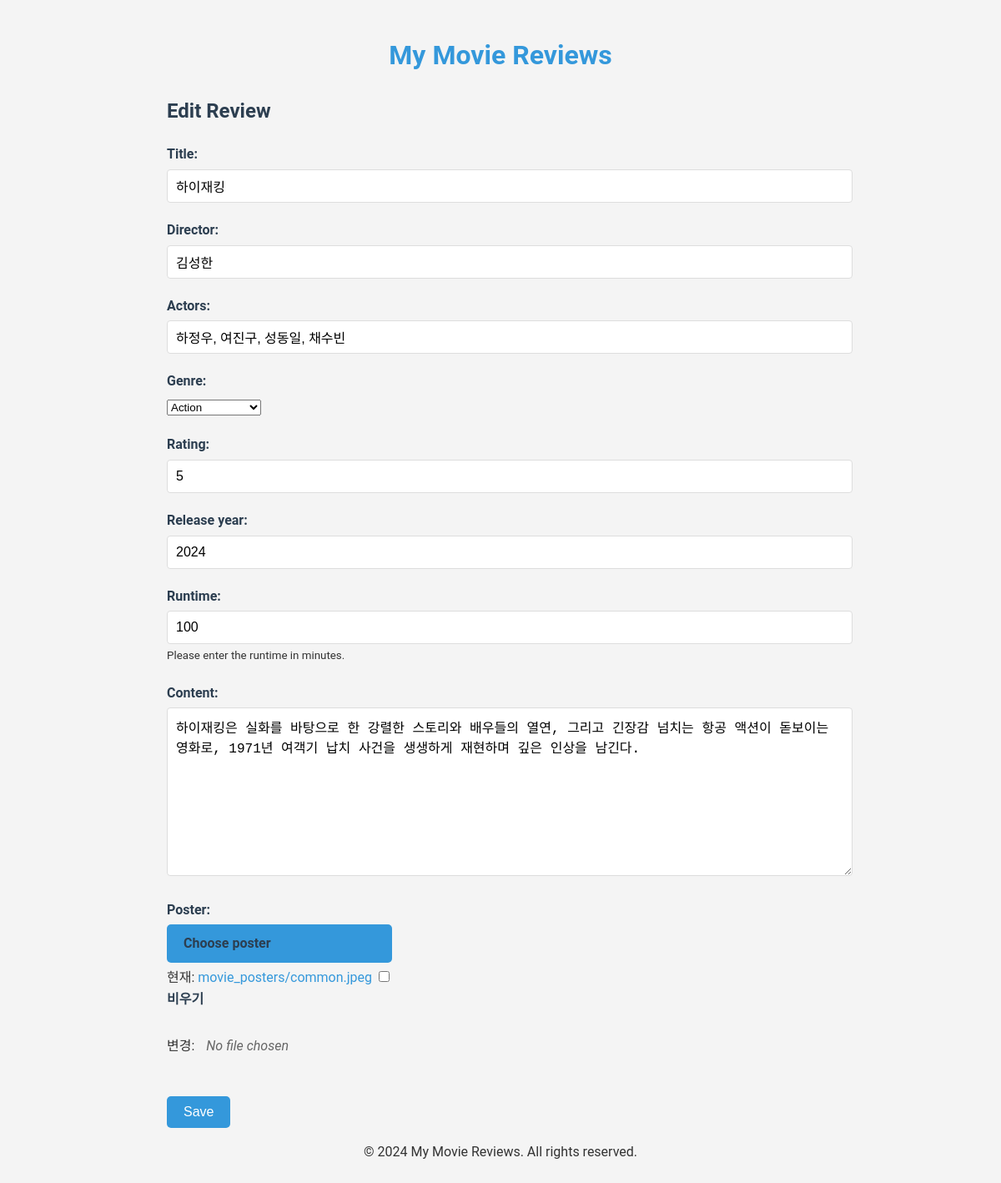
Page /2/edit/ on the committed database.
### reviews/models.py (models this page shows, shortened)
class MovieReview(models.Model):
    GENRE_CHOICES = [
        ('ACTION', 'Action'),
        ('COMEDY', 'Comedy'),
        ('DRAMA', 'Drama'),
        ('HORROR', 'Horror'),
        ('SCI_FI', 'Science Fiction'),
        ('ROMANCE', 'Romance'),
        ('THRILLER', 'Thriller'),
        ('ANIMATION', 'Animation'),
        ('DOCUMENTARY', 'Documentary'),
        ('OTHER', 'Other'),
    ]
    title = models.CharField(max_length=200)
    director = models.CharField(max_length=100)
    actors = models.CharField(max_length=200)
    genre = models.CharField(max_length=20, choices=GENRE_CHOICES, default='OTHER')
    rating = models.IntegerField()
    release_year = models.IntegerField()
    runtime = models.IntegerField(help_text="Enter runtime in minutes")
    content = models.TextField()
    poster = models.ImageField(upload_to='movie_posters/', null=True, blank=True)

### reviews/views.py (the view)
# urls.py: path('<int:pk>/edit/', views.review_update, name='review_update'),
def review_update(request, pk):
    review = get_object_or_404(MovieReview, pk=pk)
    if request.method == 'POST':
        form = MovieReviewForm(request.POST, request.FILES, instance=review)
        if form.is_valid():
            review = form.save()
            return redirect('review_detail', pk=review.pk)
    else:
        form = MovieReviewForm(instance=review)
    return render(request, 'reviews/review_form.html', {'form': form})

### reviews/forms.py
class MovieReviewForm(forms.ModelForm):
    class Meta:
        model = MovieReview
        fields = ['title', 'director', 'actors', 'genre', 'rating', 'release_year', 'runtime', 'content', 'poster']
        widgets = {
            'genre': forms.Select(attrs={'class': 'form-control'}),
        }

### reviews/templates/reviews/review_form.html (shortened to what this page needs)
{% extends 'reviews/base.html' %}
{% block content %}
<h2>{% if form.instance.pk %}Edit Review{% else %}New Review{% endif %}</h2>
<form method="post" enctype="multipart/form-data">
    {% for field in form %}
    <div class="form-group">
        {{ field.label_tag }}
        {% if field.name == 'poster' %}
            <div class="poster-upload">
                <label for="{{ field.id_for_label }}" class="poster-label">
                    Choose poster
                </label>
                {{ field }}
                <span id="file-name" class="file-name">No file chosen</span>
            </div>
        {% elif field.name == 'genre' %}
            {{ field }}
        {% elif field.name == 'runtime' %}
            {{ field }}
            <small class="form-text text-muted">Please enter the runtime in minutes.</small>
        {% else %}
            {{ field }}
        {% endif %}
    </div>
    {% endfor %}
    <button type="submit" class="btn">Save</button>
</form>
{% endblock %}

### static/style.css (style rules this page uses)
body { font-family: 'Roboto', sans-serif; line-height: 1.6; color: #333; max-width: 800px; margin: 0 auto; padding: 20px; background-color: #f4f4f4; }
h1, h2, h3 { color: #2c3e50; }
a { color: #3498db; text-decoration: none; }
.btn { display: inline-block; background-color: #3498db; color: #fff; padding: 10px 20px; border: none; border-radius: 5px; cursor: pointer; text-decoration: none; font-size: 16px; transition: background-color 0.3s ease; }
.form-group { margin-bottom: 20px; }
.form-group label { display: block; margin-bottom: 5px; font-weight: bold; color: #2c3e50; }
.form-group input[type="text"], .form-group input[type="number"], .form-group textarea { width: 100%; padding: 10px; border: 1px solid #ddd; border-radius: 4px; font-size: 16px; }
.poster-upload { position: relative; overflow: hidden; display: inline-block; margin-bottom: 20px; }
.poster-label { display: inline-block; padding: 10px 20px; background-color: #3498db; color: white; border-radius: 5px; cursor: pointer; transition: background-color 0.3s; }
.file-name { display: inline-block; margin-left: 10px; font-style: italic; color: #666; }

### rows in the picture
MovieReview: form "하이재킹" "김성한" "하정우, 여진구, 성동일, 채수빈" "5" "2024" "하이재킹은 실화를 바탕으로 한 강렬한 스토리와 배우들의 열연, 그리고 긴장감 넘치는 항공 액션이 돋보이는 영화로, 1971년 여객기 납치 사건을 생생하게 재현하며 깊은 인상을 남긴다.", form "Action", form "100"

### other values in the picture
{{ field.label_tag }} "Title:" "Director:" "Actors:" "Genre:" "Rating:" "Release year:" "Runtime:" "Content:" "Poster:"
